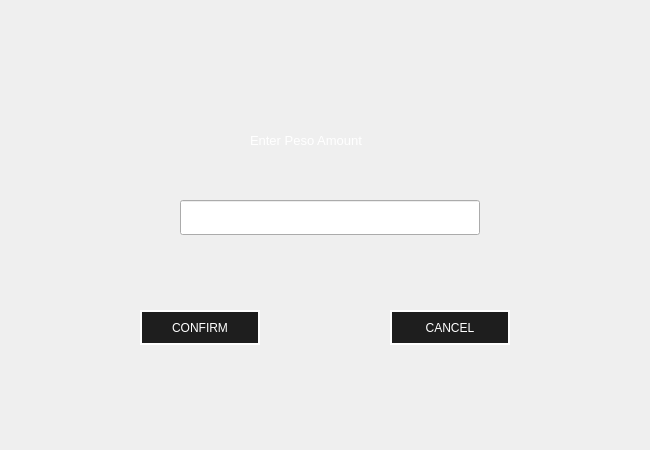
<?xml version="1.0" encoding="UTF-8"?>
<ui version="4.0">
 <class>Atm_Withdraw</class>
 <widget class="QWidget" name="Atm_Withdraw">
  <property name="geometry">
   <rect>
    <x>0</x>
    <y>0</y>
    <width>650</width>
    <height>450</height>
   </rect>
  </property>
  <property name="minimumSize">
   <size>
    <width>650</width>
    <height>450</height>
   </size>
  </property>
  <property name="maximumSize">
   <size>
    <width>650</width>
    <height>450</height>
   </size>
  </property>
  <property name="windowTitle">
   <string>WITHDRAW</string>
  </property>
  <property name="styleSheet">
   <string notr="true">QPushButton{
color: white;
background: transparent;
background-color: rgb(30, 30, 30);
border: 2px solid white;
}

QPushButton:hover{
background-color: rgb(30, 30, 30);
color: white;
}

QPushButton:pressed
{
font: bold;
}

</string>
  </property>
  <widget class="QLabel" name="label">
   <property name="geometry">
    <rect>
     <x>250</x>
     <y>120</y>
     <width>201</width>
     <height>41</height>
    </rect>
   </property>
   <property name="font">
    <font>
     <pointsize>10</pointsize>
    </font>
   </property>
   <property name="text">
    <string>&lt;html&gt;&lt;head/&gt;&lt;body&gt;&lt;p&gt;&lt;span style=&quot; color:#ffffff;&quot;&gt;Enter Peso Amount&lt;/span&gt;&lt;/p&gt;&lt;/body&gt;&lt;/html&gt;</string>
   </property>
  </widget>
  <widget class="QLineEdit" name="amount">
   <property name="geometry">
    <rect>
     <x>180</x>
     <y>200</y>
     <width>300</width>
     <height>35</height>
    </rect>
   </property>
  </widget>
  <widget class="QPushButton" name="confirm">
   <property name="geometry">
    <rect>
     <x>140</x>
     <y>310</y>
     <width>120</width>
     <height>35</height>
    </rect>
   </property>
   <property name="styleSheet">
    <string notr="true">
QPushButton:hover{
background-color: rgb(0, 30, 0);
color: white;
}</string>
   </property>
   <property name="text">
    <string>CONFIRM</string>
   </property>
  </widget>
  <widget class="QPushButton" name="cancel">
   <property name="geometry">
    <rect>
     <x>390</x>
     <y>310</y>
     <width>120</width>
     <height>35</height>
    </rect>
   </property>
   <property name="styleSheet">
    <string notr="true">QPushButton:hover{
background-color: rgb(80, 0, 0);
color: white;
}</string>
   </property>
   <property name="text">
    <string>CANCEL</string>
   </property>
  </widget>
  <widget class="QLabel" name="label_2">
   <property name="geometry">
    <rect>
     <x>0</x>
     <y>0</y>
     <width>650</width>
     <height>450</height>
    </rect>
   </property>
   <property name="minimumSize">
    <size>
     <width>650</width>
     <height>450</height>
    </size>
   </property>
   <property name="maximumSize">
    <size>
     <width>650</width>
     <height>450</height>
    </size>
   </property>
   <property name="styleSheet">
    <string notr="true">border-image: url(:/images/clientbg1.png);</string>
   </property>
   <property name="text">
    <string/>
   </property>
  </widget>
  <zorder>label_2</zorder>
  <zorder>label</zorder>
  <zorder>amount</zorder>
  <zorder>confirm</zorder>
  <zorder>cancel</zorder>
 </widget>
 <resources>
  <include location="resource.qrc"/>
 </resources>
 <connections/>
</ui>
